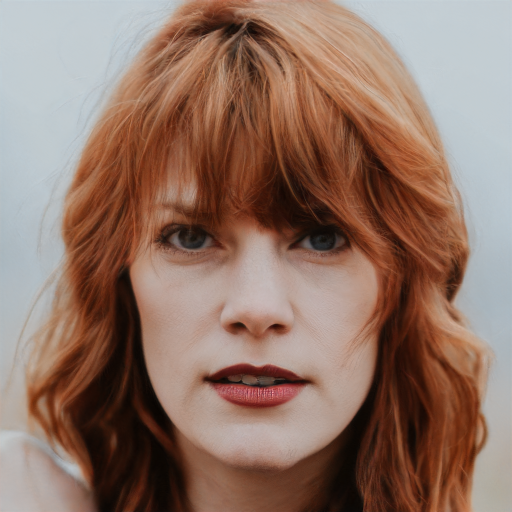
#> input picture haircolor/Style-Your-Hair/ffhq_image/00016.png, 1024 x 1024 px (shown at 1/2 size)
$ python -i slic_utils.py   (imports and definitions only)   (older library calls are emulated)
#> lines starting #> are read from the running program, lines starting #| are printed output that depends on the picture

from skimage.segmentation.slic_superpixels import _get_mask_centroids
from skimage.segmentation._slic import (_slic_cython, _enforce_label_connectivity_cython)
from skimage.segmentation import mark_boundaries
from skimage.util import img_as_float, regular_grid
from skimage.color import rgb2lab
from skimage.measure import label, regionprops
from skimage import io

import os.path
import warnings
import functools
import collections as coll
import numpy as np
from numpy import random
from scipy import ndimage as ndi
from scipy.spatial.distance import pdist, squareform
from scipy.cluster.vq import kmeans2
np.bool = np.bool_

def slic_custom(image, n_segments=100, compactness=10., max_iter=10, sigma=0,
                spacing=None, multichannel=True, convert2lab=None,
                enforce_connectivity=True, min_size_factor=0.5, max_size_factor=3,
                slic_zero=False, start_label=None, mask=None, previous_centroids=None):
    """Segments image using k-means clustering in Color-(x,y,z) space.

    Parameters
    ----------
    image : 2D, 3D or 4D ndarray
        Input image, which can be 2D or 3D, and grayscale or multichannel
        (see `multichannel` parameter).
    n_segments : int, optional
        The (approximate) number of labels in the segmented output image.
    compactness : float, optional
        Balances color proximity and space proximity. Higher values give
        more weight to space proximity, making superpixel shapes more
        square/cubic. In SLICO mode, this is the initial compactness.
        This parameter depends strongly on image contrast and on the
        shapes of objects in the image. We recommend exploring possible
        values on a log scale, e.g., 0.01, 0.1, 1, 10, 100, before
        refining around a chosen value.
    max_iter : int, optional
        Maximum number of iterations of k-means.
    sigma : float or (3,) array-like of floats, optional
        Width of Gaussian smoothing kernel for pre-processing for each
        dimension of the image. The same sigma is applied to each dimension in
        case of a scalar value. Zero means no smoothing.
        Note, that `sigma` is automatically scaled if it is scalar and a
        manual voxel spacing is provided (see Notes section).
    spacing : (3,) array-like of floats, optional
        The voxel spacing along each image dimension. By default, `slic`
        assumes uniform spacing (same voxel resolution along z, y and x).
        This parameter controls the weights of the distances along z, y,
        and x during k-means clustering.
    multichannel : bool, optional
        Whether the last axis of the image is to be interpreted as multiple
        channels or another spatial dimension.
    convert2lab : bool, optional
        Whether the input should be converted to Lab colorspace prior to
        segmentation. The input image *must* be RGB. Highly recommended.
        This option defaults to ``True`` when ``multichannel=True`` *and*
        ``image.shape[-1] == 3``.
    enforce_connectivity : bool, optional
        Whether the generated segments are connected or not
    min_size_factor : float, optional
        Proportion of the minimum segment size to be removed with respect
        to the supposed segment size ```depth*width*height/n_segments```
    max_size_factor : float, optional
        Proportion of the maximum connected segment size. A value of 3 works
        in most of the cases.
    slic_zero : bool, optional
        Run SLIC-zero, the zero-parameter mode of SLIC. [2]_
    start_label: int, optional
        The labels' index start. Should be 0 or 1.
    mask : 2D ndarray, optional
        If provided, superpixels are computed only where mask is True,
        and seed points are homogeneously distributed over the mask
        using a K-means clustering strategy.

    Returns
    -------
    labels : 2D or 3D array
        Integer mask indicating segment labels.

    Raises
    ------
    ValueError
        If ``convert2lab`` is set to ``True`` but the last array
        dimension is not of length 3.
    ValueError
        If ``start_label`` is not 0 or 1.

    Notes
    -----
    * If `sigma > 0`, the image is smoothed using a Gaussian kernel prior to
      segmentation.

    * If `sigma` is scalar and `spacing` is provided, the kernel width is
      divided along each dimension by the spacing. For example, if ``sigma=1``
      and ``spacing=[5, 1, 1]``, the effective `sigma` is ``[0.2, 1, 1]``. This
      ensures sensible smoothing for anisotropic images.

    * The image is rescaled to be in [0, 1] prior to processing.

    * Images of shape (M, N, 3) are interpreted as 2D RGB images by default. To
      interpret them as 3D with the last dimension having length 3, use
      `multichannel=False`.

    * `start_label` is introduced to handle the issue [4]_. The labels
      indexing starting at 0 will be deprecated in future versions. If
      `mask` is not `None` labels indexing starts at 1 and masked area
      is set to 0.

    References
    ----------
    .. [1] Radhakrishna Achanta, Appu Shaji, Kevin Smith, Aurelien Lucchi,
        Pascal Fua, and Sabine Süsstrunk, SLIC Superpixels Compared to
        State-of-the-art Superpixel Methods, TPAMI, May 2012.
        :DOI:`10.1109/TPAMI.2012.120`
    .. [2] https://www.epfl.ch/labs/ivrl/research/slic-superpixels/#SLICO
    .. [3] Irving, Benjamin. "maskSLIC: regional superpixel generation with
           application to local pathology characterisation in medical images.",
           2016, :arXiv:`1606.09518`
    .. [4] https://github.com/scikit-image/scikit-image/issues/3722

    Examples
    --------
    >>> from skimage.segmentation import slic
    >>> from skimage.data import astronaut
    >>> img = astronaut()
    >>> segments = slic(img, n_segments=100, compactness=10)

    Increasing the compactness parameter yields more square regions:

    >>> segments = slic(img, n_segments=100, compactness=20)

    """

    image = img_as_float(image)
    use_mask = mask is not None
    dtype = image.dtype

    is_2d = False

    if image.ndim == 2:
        # 2D grayscale image
        image = image[np.newaxis, ..., np.newaxis]
        is_2d = True
    elif image.ndim == 3 and multichannel:
        # Make 2D multichannel image 3D with depth = 1
        image = image[np.newaxis, ...]
        is_2d = True
    elif image.ndim == 3 and not multichannel:
        # Add channel as single last dimension
        image = image[..., np.newaxis]

    if multichannel and (convert2lab or convert2lab is None):
        if image.shape[-1] != 3 and convert2lab:
            raise ValueError("Lab colorspace conversion requires a RGB image.")
        elif image.shape[-1] == 3:
            image = rgb2lab(image)

    if start_label is None:
        if use_mask:
            start_label = 1
        else:
            warnings.warn("skimage.measure.label's indexing starts from 0. " +
                          "In future version it will start from 1. " +
                          "To disable this warning, explicitely " +
                          "set the `start_label` parameter to 1.",
                          FutureWarning, stacklevel=2)
            start_label = 0

    if start_label not in [0, 1]:
        raise ValueError("start_label should be 0 or 1.")

    # initialize cluster centroids for desired number of segments
    update_centroids = False
    if use_mask:
        mask = np.ascontiguousarray(mask, dtype=np.bool).view('uint8')
        if mask.ndim == 2:
            mask = np.ascontiguousarray(mask[np.newaxis, ...])
        if mask.shape != image.shape[:3]:
            raise ValueError("image and mask should have the same shape.")
        #centroids, steps = _get_mask_centroids(mask, n_segments)
        centroids, steps = _get_mask_centroids(image, n_segments, multichannel=multichannel) # for hs3090
        update_centroids = True
    else:
        centroids, steps = _get_grid_centroids(image, n_segments)
        #centroids, steps = _get_grid_centroids(image, n_segments, multichannel=multichannel)

    # set previous centroids to initial cetroids
    if previous_centroids is not None:
        centroids = np.zeros((previous_centroids.shape[1],3))
        centroids[:,1:] = previous_centroids[0][:]
        # import pdb; pdb.set_trace()

    if spacing is None:
        spacing = np.ones(3, dtype=dtype)
    elif isinstance(spacing, (list, tuple)):
        spacing = np.ascontiguousarray(spacing, dtype=dtype)

    if not isinstance(sigma, coll.abc.Iterable):
        sigma = np.array([sigma, sigma, sigma], dtype=dtype)
        sigma /= spacing.astype(dtype)
    elif isinstance(sigma, (list, tuple)):
        sigma = np.array(sigma, dtype=dtype)
    if (sigma > 0).any():
        # add zero smoothing for multichannel dimension
        sigma = list(sigma) + [0]
        image = ndi.gaussian_filter(image, sigma)

    n_centroids = centroids.shape[0]

    segments = np.ascontiguousarray(np.concatenate(
        [centroids, np.zeros((n_centroids, image.shape[3]))],
        axis=-1), dtype=dtype)

    # Scaling of ratio in the same way as in the SLIC paper so the
    # values have the same meaning
    step = max(steps)
    ratio = 1.0 / compactness

    image = np.ascontiguousarray(image * ratio, dtype=dtype)

    if update_centroids:
        # Step 2 of the algorithm [3]_
        _slic_cython(image, mask, segments, step, max_iter, spacing,
                     slic_zero, ignore_color=True,
                     start_label=start_label)

    labels = _slic_cython(image, mask, segments, step, max_iter,
                          spacing, slic_zero, ignore_color=False,
                          start_label=start_label)

    if enforce_connectivity:
        if use_mask:
            segment_size = mask.sum() / n_centroids
        else:
            segment_size = np.prod(image.shape[:3]) / n_centroids
        min_size = int(min_size_factor * segment_size)
        max_size = int(max_size_factor * segment_size)
        labels = _enforce_label_connectivity_cython(
            labels, min_size, max_size, start_label=start_label)

    if is_2d:
        labels = labels[0]

    # obtain current centroids
    props = regionprops(labels) # 3
    points = np.zeros((len(props),2))
    # label 순으로 centroids 정렬
    for idx, prop in enumerate(props):
        points[prop.label-1] = prop.centroid
    centroids = np.array(points)[np.newaxis,]  # 1 3 2
    closest_indices = None
    if previous_centroids is not None:
        points_prev = previous_centroids[0].copy()  # 6, 2
        points_repeat = np.repeat(np.array(points)[:, np.newaxis], previous_centroids.shape[0], axis=1)  # 3, 1, 2 -> 3, 6, 2
        closest_indices = np.argmin(np.linalg.norm(points_repeat - points_prev[np.newaxis,], axis=2), axis=1) # 1 6 2

    return labels, centroids, closest_indices

>>> import cv2
>>> picture = cv2.cvtColor(cv2.imread('../ffhq_image/00016.png'), cv2.COLOR_BGR2RGB)
>>> result = slic_custom(picture)
#> in slic_custom, `image = img_as_float(image)`:
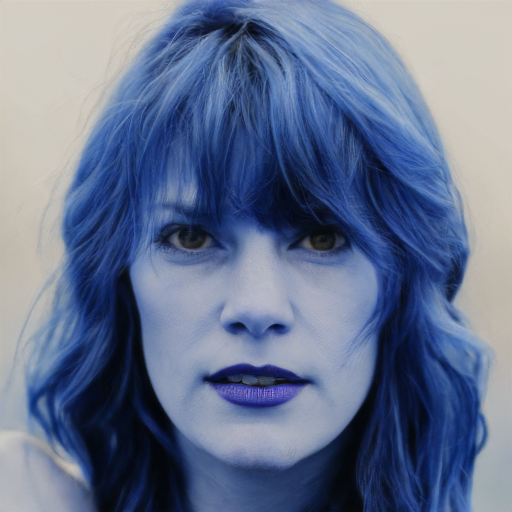
#> image: shape (1024, 1024, 3) float64 (shown at 1/2 size); mean of channels 0, 1, 2 0.566, 0.451, 0.398; drawn as B, G, R
#> (the run stopped early here; a loop or call above may not have finished)

$ run again, on haircolor/Style-Your-Hair/ffhq_image/00018.png
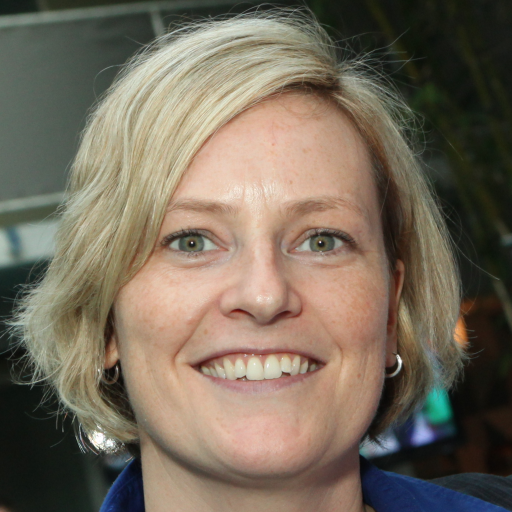
#> input picture haircolor/Style-Your-Hair/ffhq_image/00018.png, 1024 x 1024 px (shown at 1/2 size)
#> in slic_custom, `image = img_as_float(image)`:
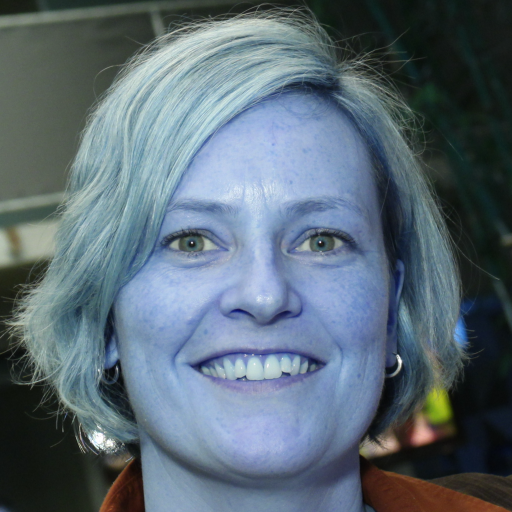
#> image: shape (1024, 1024, 3) float64 (shown at 1/2 size); mean of channels 0, 1, 2 0.46, 0.416, 0.356; drawn as B, G, R

$ run again, on haircolor/Style-Your-Hair/ffhq_image/00037.png
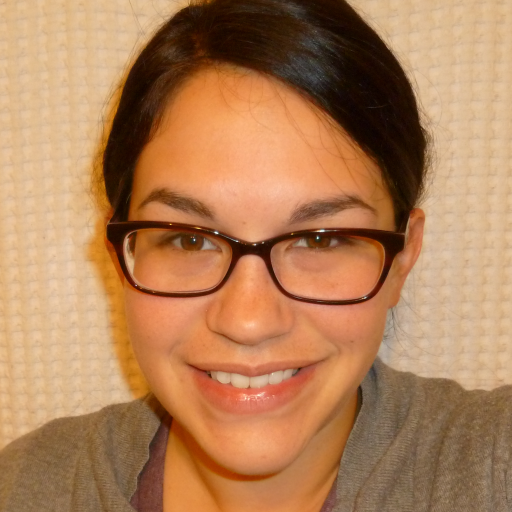
#> input picture haircolor/Style-Your-Hair/ffhq_image/00037.png, 1024 x 1024 px (shown at 1/2 size)
#> in slic_custom, `image = img_as_float(image)`:
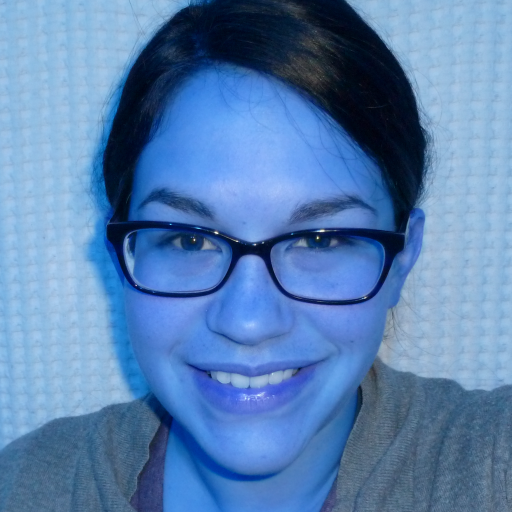
#> image: shape (1024, 1024, 3) float64 (shown at 1/2 size); mean of channels 0, 1, 2 0.695, 0.503, 0.348; drawn as B, G, R

$ run again, on haircolor/Style-Your-Hair/ffhq_image/00056.png
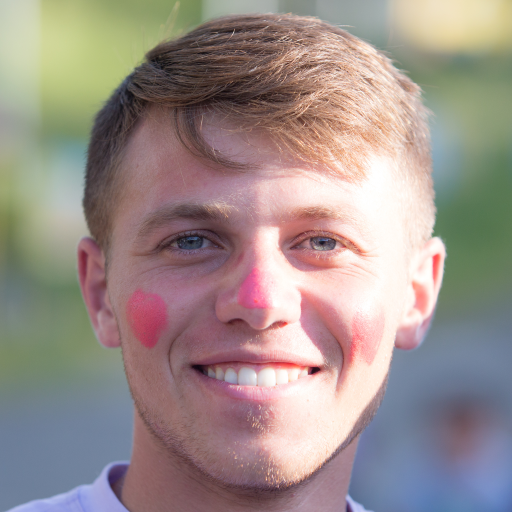
#> input picture haircolor/Style-Your-Hair/ffhq_image/00056.png, 1024 x 1024 px (shown at 1/2 size)
#> in slic_custom, `image = img_as_float(image)`:
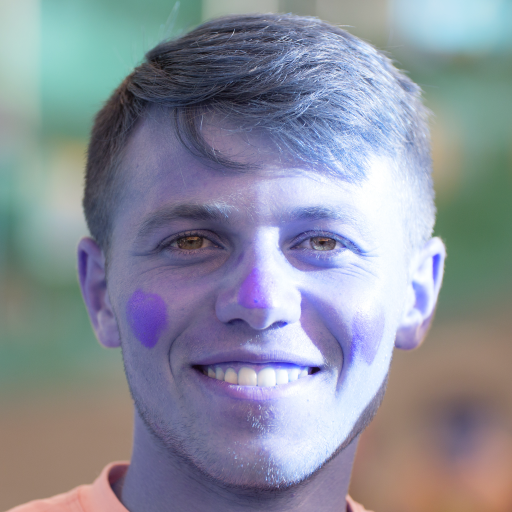
#> image: shape (1024, 1024, 3) float64 (shown at 1/2 size); mean of channels 0, 1, 2 0.613, 0.561, 0.544; drawn as B, G, R
